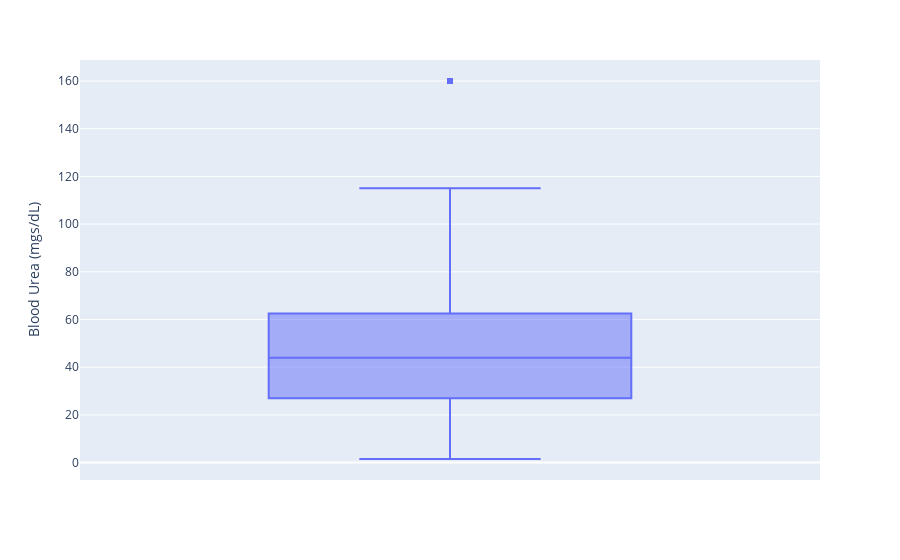

Notebook code cell kept with this figure:
### Code cell
fig1 = px.box(df['Blood Urea (mgs/dL)'],y='Blood Urea (mgs/dL)')
fig1.show()

### Figure 1 — Plotly figure (JSON) as saved in the notebook; plotly's stock layout.template omitted (floating-point values rounded to 4 significant figures; data arrays with more than 128 entries replaced by an {"elided": "..."} marker saying what was removed)
{"data": [{"alignmentgroup": "True", "hovertemplate": "Blood Urea (mgs/dL)=%{y}<extra></extra>", "legendgroup": "", "marker": {"color": "#636efa"}, "name": "", "notched": false, "offsetgroup": "", "orientation": "v", "showlegend": false, "type": "box", "x0": " ", "xaxis": "x", "y": {"elided": "400 float values"}, "y0": " ", "yaxis": "y"}], "layout": {"boxmode": "group", "legend": {"tracegroupgap": 0}, "margin": {"t": 60}, "xaxis": {"anchor": "y", "domain": [0, 1]}, "yaxis": {"anchor": "x", "domain": [0, 1], "title": {"text": "Blood Urea (mgs/dL)"}}}}
